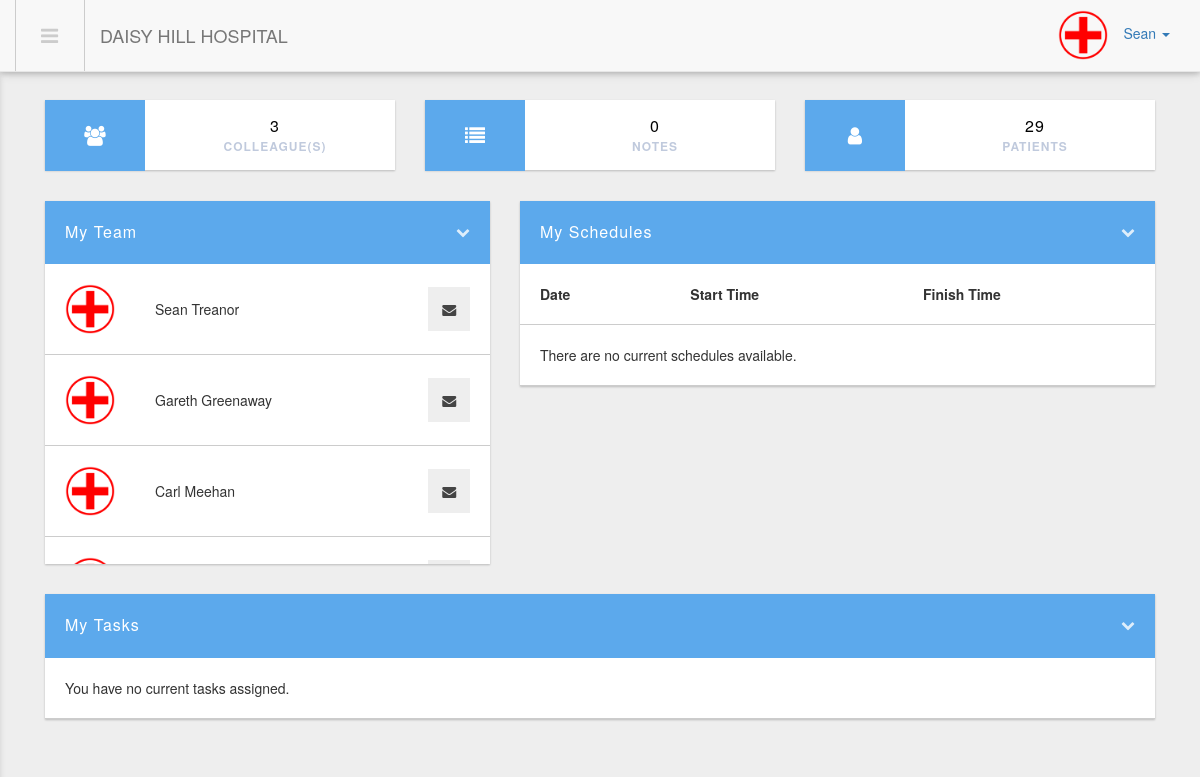
Page /home.php (signed in) on the committed database.
### tables this page shows
CREATE TABLE `users` (
  `user_id` int(11) NOT NULL,
  `username` varchar(100) NOT NULL,
  `email` varchar(80) NOT NULL,
  `password` varchar(40) NOT NULL,
  `image` varchar(255) NOT NULL,
  `authorisation` varchar(8) NOT NULL,
  `department` varchar(100) NOT NULL
);

### php_includes/contacts.php (the view)
<div class="col-lg-5 col-sm-5 col-xs-12">
    <div class="panel">
        <div class="panel-heading clearfix">
            <div class="panel-title pull-left">My Team</div>
            <a class="panel-buttons pull-right" data-toggle="collapse" href="#contacts">
                <i class="fa fa-chevron-down"></i>
            </a>
        </div>
        <div id="contacts" class="panel-collapse collapse in">
            <table>
                <?php
                    $query = mysql_query("SELECT image, email, username FROM users");
                    WHILE ($rows = mysql_fetch_array($query)) {
                        echo "<tr><td class='image'><img src='" .$rows['image'] . "'/></td><td>" . $rows['username'] . "</td><td class='search'><a href='mailto:" . $rows['email'] . "'><i class='fa fa-envelope'></i></a></td></tr>";
                    }
                ?>
            </table>
        </div>
    </div>
</div>

### php_includes/navbar.php (shortened to what this page needs)
<div class="navbar navbar-fixed-top navbar-default">
    <div class="container-fluid">
        <div class="navbar-header">
            <a href="#" onclick="navToggle();" id="navicon" class="pull-left"><i class="fa fa-navicon"></i></a>
            <a href="#" class="navbar-brand hidden-xs">DAISY HILL HOSPITAL</a>
        </div>
        <ul class="nav nav-top navbar-right text-right">
            <li class="dropdown">
                <a href="#" class="dropdown-toggle" data-toggle="dropdown" role="button" aria-haspopup="true" aria-expanded="false">
                    <?php
                      $name = $userRow['username'];
                      $words = explode(' ', $name);
                    ?>
                    <?php echo "<img class='img-circle' height='50px' src='"; echo $userRow['image']; echo "'>"?>
                    <?php echo "&nbsp; &nbsp;"; echo $words[0]; echo "&nbsp;"; echo "<span class='caret'></span>"; ?>
                </a>
            </li>
        </ul>
    </div>
</div>

### includes/css/style.css (style rules this page uses)
body { background: #eeeeee; }
.navbar { -webkit-box-shadow: 0 2px 5px 0 rgba(0,0,0,0.16),0 2px 10px 0 rgba(0,0,0,0.12); -moz-box-shadow: 0 2px 5px 0 rgba(0,0,0,0.16),0 2px 10px 0 rgba(0,0,0,0.12); box-shadow: 0 2px 5px 0 rgba(0,0,0,0.16),0 2px 10px 0 rgba(0,0,0,0.12); }
.navbar-default .nav { margin-right: 0px; }
.nav-top { max-width: 150px !important; float: right; }
.navbar-default .nav-top li a { padding-top: 10px; padding-bottom: 10px; }
.navbar-brand { padding: 25px 15px; height: 70px; float: left; margin-left: 0px !important; }
.panel { -webkit-box-shadow: 0 1px 2px 0 rgba(0,0,0,0.22); box-shadow: 0 1px 2px 0 rgba(0,0,0,0.22); border-radius: none; position: relative; background: #fff; border-radius: 0px !important; border: 0px; margin-bottom: 0px; }
.panel-heading { background: #5ca9ec; color: #fff; padding: 0px; border-radius: 0px !important; }
.panel-buttons { padding: 20px 20px 20px 0px; color: rgba(255, 255, 255, 0.8); }
.panel-title { padding: 20px; }
.panel-heading .pull-left { letter-spacing: 1px; }
#contacts { overflow: auto; max-height: 300px; }
#contacts table { width: 100%; font-size: 14px; }
#contacts .image { width: 70px; }
#contacts .image img { height: 50px; width: 50px; }
#contacts table td { padding: 20px; border-bottom: 1px solid #ccc; }
#contacts table .search { text-align: right; }
#contacts table .search a { background: #eee; padding: 12px 13.8px; color: #444; }
#navicon { padding: 21px 25px; font-size: 20px; border-right: 1px solid #ccc; border-left: 1px solid #ccc; color: #ccc; width: 70px; }
.nav:after, .nav:before, .navbar-collapse:after, .navbar-collapse:before, .navbar-header:after, .navbar-header:before, .navbar:after, .navbar:before { display: inline !important; }

### rows in the picture
users: image (picture), username "Sean", username "Sean Treanor"
users: image (picture), username "Gareth Greenaway"
users: image (picture), username "Carl Meehan"
users: image (picture)

### other values in the picture
$accounts - 1 "3"
$tasks_Rows "0"
